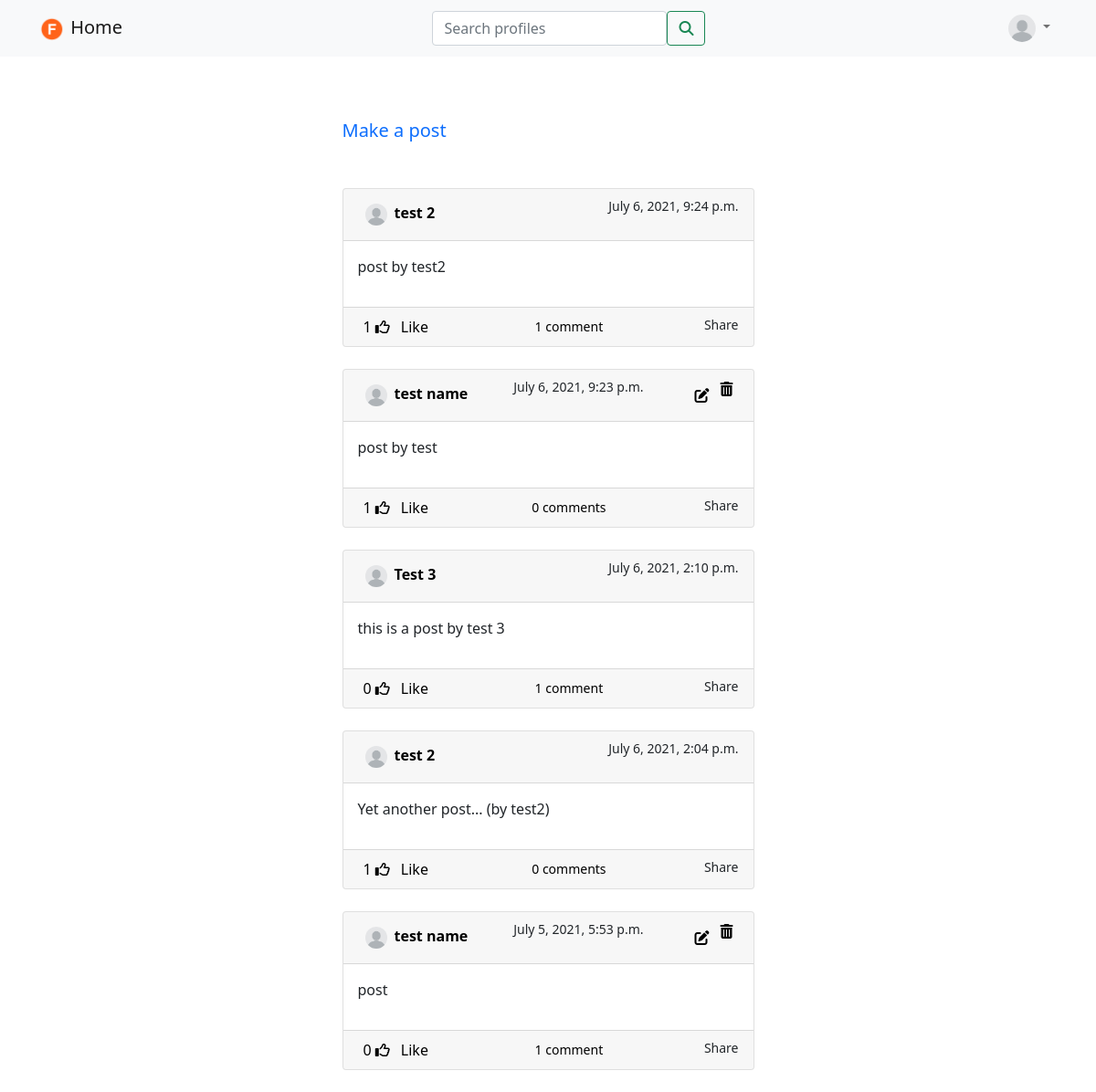
Page /home/ (signed in) on the earlier database version.
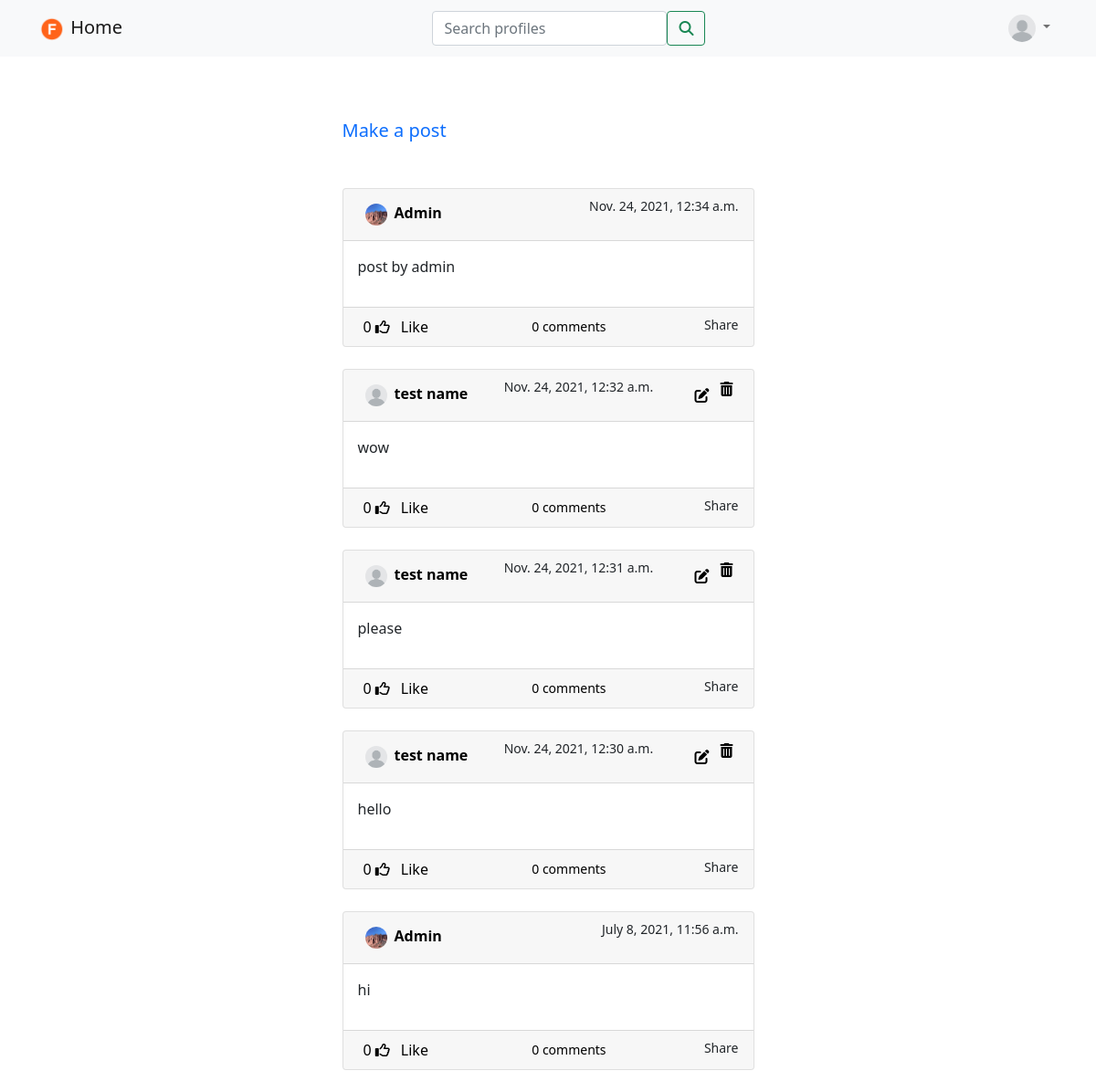
Same page on the later database version.
### main/models.py (models this page shows, shortened)
class Post(models.Model):
    body = models.TextField()
    title = models.CharField(max_length=30)
    author = models.ForeignKey(User, related_name='posts', on_delete=models.CASCADE)
    created_on = models.DateTimeField(default=timezone.now)
    likes = models.ManyToManyField(User, blank=True, related_name='post_likes')

class UserProfile(models.Model):
    user = models.OneToOneField(User, related_name='profile', on_delete=models.CASCADE)
    name =models.CharField(max_length=100, blank=True, null=True)
    image = models.ImageField(upload_to='media/uploads/profile_pictures', default='media/uploads/profile_pictures/default_profile_picture.jpeg', blank=True)
    bio = models.TextField(blank=True, null=True)
    birthday = models.DateField(blank=True, null=True)
    followers = models.ManyToManyField(User, blank=True, related_name='followers')
    following = models.ManyToManyField(User, blank=True, related_name='following')

### main/views.py (the view, shortened to what this page needs)
# urls.py: 2. Add a URL to urlpatterns:  path('', Home.as_view(), name='home')
class Home(LoginRequiredMixin, View):
    def get(self, request, *args, **kwargs):
        posts = Post.objects.filter(Q(author__profile__followers__in=[request.user.id]) | Q(author__in=[request.user.id])).order_by('-created_on').distinct()
        context = {
            'posts' : posts,
        }
        return render(request, 'main/home.html', context)

### main/templates/main/home.html (shortened to what this page needs)
{%extends 'main/base_main.html'%}
{%load crispy_forms_tags%}
{%block content%}
<div class="container mt-5">
    <br></br>
    <div class="row justify-content-center">
        <div class="col-lg-5 col-md-6 col-sm-12">
            <a class="text-decoration-none lead" href="{% url 'post_creation' %}">Make a post</a>
            <br></br>
            {%for post in posts%}
                <div class="card my-4">
                    <div class="card-header">
                        <div class="d-flex justify-content-between">
                            <strong>
                                <a class="text-decoration-none" style="color:black" href="{% url 'profile_view' post.author.profile.pk %}"><img class="rounded-circle p-2" width="40" height="40" src=" {{post.author.profile.image.url}} ">{{post.author.profile.name}}</a>
                            </strong>
                            <small>{{post.created_on}}</small>
                            {%if request.user == post.author %}
                            <div class="d-flex">
                                    <form method="GET" action="{% url 'post_edit' post.pk %}">
                                        <button style="background-color: transparent; border: none; box-shadow: none;" type="submit">
                                        <i class="fas fa-edit"></i></button>
                                    </form>
                                    <form method="POST" action= "{% url 'post_delete' post.pk %}">
                                        <button style="background-color: transparent; border: none; box-shadow: none;" type="submit">
                                        <i class="fas fa-trash-alt"></i></button>
                                    </form>
                            </div>
                            {%endif%}
                        </div>
                    </div>
                    <div class="card-body position-relative">
                        <p class="card-text">{{post.body}}</p>
                    </div>
                    <div class="d-flex card-footer justify-content-between">
                        <div class="d-flex">
                        <form method="POST" action="{% url 'post_like' post.pk %}">
                            <button style="background-color: transparent; border: none; box-shadow: none;" type="submit">
                            <span>{{post.likes.all.count}}&nbsp</span><i class="far fa-thumbs-up"></i></button>
                        </form>
                        <form method="POST" action="{% url 'post_like' post.pk %}">
                            <button style="background-color: transparent; border: none; box-shadow: none;" type="submit">
                            {%if request.user in post.likes.all%}
                                <span>Unlike</span>
                                {%else%}
                                <span>Like</span>
                            {%endif%}
                        </button>
                        </div>
                        {%if post.comments.all.count == 1%}
                        <a class="text-decoration-none" style="color:black" href="{% url 'post_detail' post.pk %}"><small>{{post.comments.all.count}} comment</small></a>
                        {%else%}
                        <a class="text-decoration-none" style="color:black" href="{% url 'post_detail' post.pk %}"><small>{{post.comments.all.count}} comments</small></a>
                        {%endif%}
                         <small>Share</small>
                    </div>
                </div>
            {%endfor%}
        </div>
    </div>
</div>
{%endblock%}

Differences in the rows shown:
no longer on this page (row unchanged): Post: author.profile.image (placeholder picture), author.profile.name "test 2", created_on "July 6, 2021, 9:24 p.m.", body "post by test2", likes.all.count "1", shows "Like", comments.all.count "1"
removed Post: author.profile.image (placeholder picture), author.profile.name "test name", created_on "July 6, 2021, 9:23 p.m.", body "post by test", likes.all.count "1", shows "Like", comments.all.count "0"
no longer on this page (row unchanged): Post: author.profile.image (placeholder picture), author.profile.name "Test 3", created_on "July 6, 2021, 2:10 p.m.", body "this is a post by test 3", likes.all.count "0", shows "Like", comments.all.count "1"
no longer on this page (row unchanged): Post: author.profile.image (placeholder picture), author.profile.name "test 2", created_on "July 6, 2021, 2:04 p.m.", body "Yet another post... (by test2)", likes.all.count "1", shows "Like", comments.all.count "0"
removed Post: author.profile.image (placeholder picture), author.profile.name "test name", created_on "July 5, 2021, 5:53 p.m.", body "post", likes.all.count "0", shows "Like", comments.all.count "1"
added Post: author.profile.image (picture), author.profile.name "Admin", created_on "Nov. 24, 2021, 12:34 a.m.", body "post by admin", likes.all.count "0", shows "Like", comments.all.count "0"
added Post: author.profile.image (placeholder picture), author.profile.name "test name", created_on "Nov. 24, 2021, 12:32 a.m.", body "wow", likes.all.count "0", shows "Like", comments.all.count "0"
added Post: author.profile.image (placeholder picture), author.profile.name "test name", created_on "Nov. 24, 2021, 12:31 a.m.", body "please", likes.all.count "0", shows "Like", comments.all.count "0"
added Post: author.profile.image (placeholder picture), author.profile.name "test name", created_on "Nov. 24, 2021, 12:30 a.m.", body "hello", likes.all.count "0", shows "Like", comments.all.count "0"
now on this page (row unchanged): Post: author.profile.image (picture), author.profile.name "Admin", created_on "July 8, 2021, 11:56 a.m.", body "hi", likes.all.count "0", shows "Like", comments.all.count "0"
